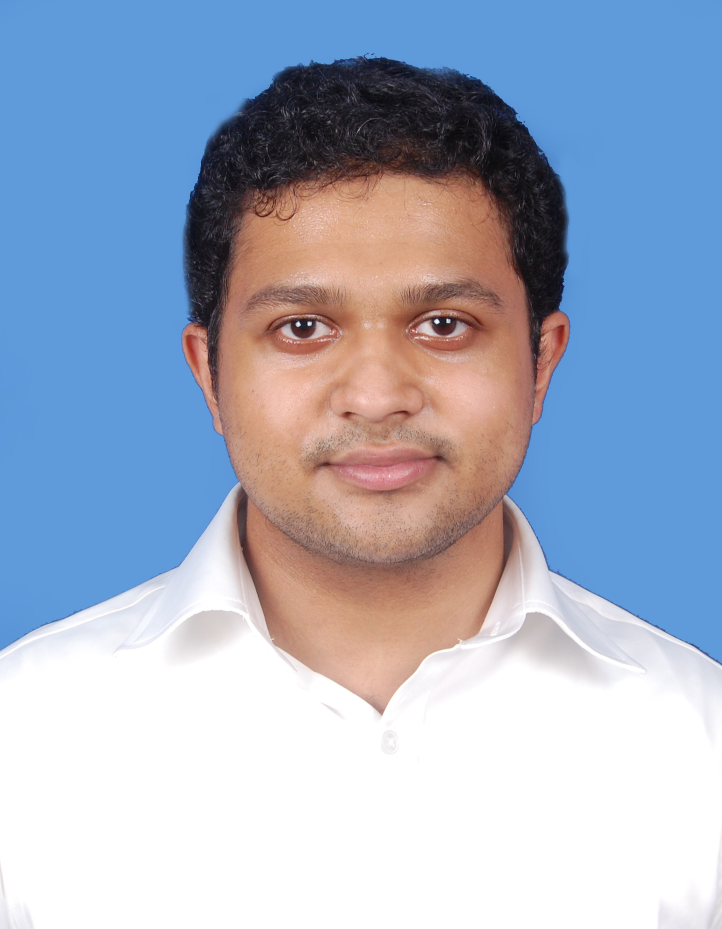
#> input picture Face_Graph/photo.jpeg, 1444 x 1857 px (shown at 1/2 size)
$ jupyter execute --allow-errors Face_Pixel_Graph.ipynb
#> lines starting #> are read from the running program, lines starting #| are printed output that depends on the picture; after the words box and inside, x2 and y2 are one past the last pixel; in counts of white or black regions, pixels touching at a corner belong together
[cell 1]
import sys
from PIL import Image
#taking image using image.open
img = Image.open("photo.jpeg")
#> img is the input picture: PIL image 1444x1857 RGB; mean R, G, B 162.5, 174.6, 195.4
# resizing width and height of image
width, height = img.size
#> width = 1444; height = 1857
aspect_ratio = height/width
#> aspect_ratio = 1.29
Width = 100
Height = aspect_ratio * Width * 0.69
#> Height = 88.73
img = img.resize((Width, int(Height)))
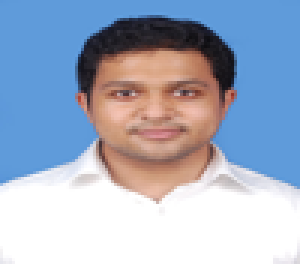
#> img: PIL image 100x88 RGB (shown 3 times larger); mean R, G, B 162.5, 174.6, 195.4
# new img size
print(img.size)
#| (100, 88)

# converting image to monochrome
img = img.convert('L')
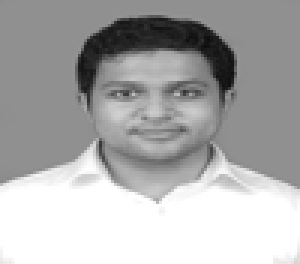
#> img: PIL image 100x88 L (shown 3 times larger); min 13, max 255, mean 173.2
print(img)
#| <PIL.Image.Image image mode=L size=100x88 at 0x7F7F793E3510>
pixels = img.getdata()
print(pixels)
#> (printed output is left out)

# character array being used to replace pixels
#charArray = ["x","s","#","&","@","$","%"," ","|",":",".",";","b","!","_","*"]
charArray = ["0","1","0","1","1","0","1"," ","0","1","0","1","0","0","1","1"]
#charArray = ["x","s","#","`","~","$","@","-","|",":",".",";","b","!","_","*"]
newPixl = [charArray[pixel//19] for pixel in pixels]
#> newPixl = 8800 items, first 6: ' ', ' ', ' ', ' ', ' ', ' '
newPixl = ''.join(newPixl)

# split string of chars into multiple strings of length equal to new width and create a list
newPix = len(newPixl)
#> newPix = 8800
ASCII = [newPixl[index:index + Width] for index in range(0, newPix, Width)]
#> ASCII = 88 items
ASCII = "\n".join(ASCII)
print(ASCII)

# write to a text file.
with open("ascii_image.txt", "w") as f:
 f.write(ASCII)

[cell 2]
newPixl = [charArray[pixel//19] for pixel in pixels]
newPixl
#> Out = 8800 items, first 6: ' ', ' ', ' ', ' ', ' ', ' '

[cell 3]
len(newPixl)
#> Out = 8800

[cell 4]
arr = newPixl
#> arr = 8800 items, first 6: ' ', ' ', ' ', ' ', ' ', ' '

[cell 5]
type(arr)

[cell 6]
arr = list(filter(lambda a: a != ' ', arr))
#> arr = 5119 items, first 6: '1', '1', '1', '0', '0', '1'

[cell 7]
def foo(l, dtype=int):
    return list(map(dtype, l))
arr = foo(arr, int)
#> arr = 5119 values, max 1 at index 0, min 0 at index 3, mean 0.282

[cell 8]
arr
#> Out has the same summary as arr

[cell 9]
import numpy as np
arr = np.asarray(arr)
(arr)
#> Out has the same summary as arr

[cell 10]
len(arr)
#> Out = 5119

[cell 11]
100*100

[cell 12]
5082-10000

[cell 13]
N = 4918
arr = np.pad(arr, (0, N), 'constant')
#> arr = 10037 values, max 1 at index 0, min 0 at index 3, mean 0.144

[cell 14]
len(arr)
#> Out = 10037

#> (a cell that did not finish here is left out)

[cell 16]
arr.resize((100,100))
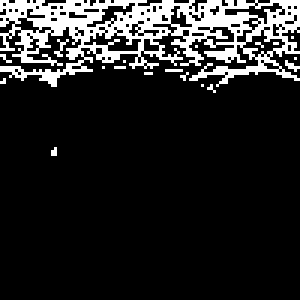
#> arr: shape (100, 100) int64 (shown 3 times larger); values 0 (black) and 1 (white), 14.4% white in thin lines or dots, all inside (x1, y1, x2, y2) = (0, 0, 100, 52)
arr

[cell 17]
#import numpy as np
#a = np.asarray(arr)
np.savetxt("arr.csv", arr, delimiter=",")

[cell 18]
import pandas as pd
import networkx as nx
import matplotlib.pyplot as plt
import csv


def make_label_dict(labels):
    l = {}
    for i, label in enumerate(labels):
        l[i] = label
    return l

input_data = pd.read_csv('arr.csv', index_col=0)
#print input_data.head
print(input_data.values)
G = nx.Graph(input_data.values)

with open('labels.csv', 'r') as f:
#> (reads Face_Graph/labels.csv from the repository)
    d_reader = csv.DictReader(f)
    headers = d_reader.fieldnames

print(headers)

label_arr= make_label_dict(headers)
#print labels

edge_labels = dict( ((u, v), d["weight"]) for u, v, d in G.edges(data=True) )
pos = nx.spring_layout(G)
nx.draw(G, pos)
#nx.draw_networkx_edge_labels(G, pos, edge_labels=edge_labels)
nx.draw(G,pos,node_size=100, labels=label_arr, with_labels=False)
plt.show()
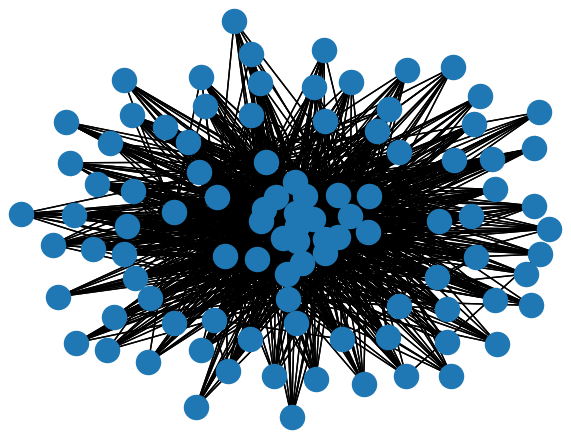
#> figure drawn by matplotlib, 1 panel

writing a gml file

[cell 19]
nx.write_gml(G, "face_graph.gml")

[cell 20]
import networkx as nx
face_graph = nx.read_gml('face_graph.gml')

[cell 21]
import matplotlib as pl
nx.draw(face_graph,pos=nx.spring_layout(face_graph))
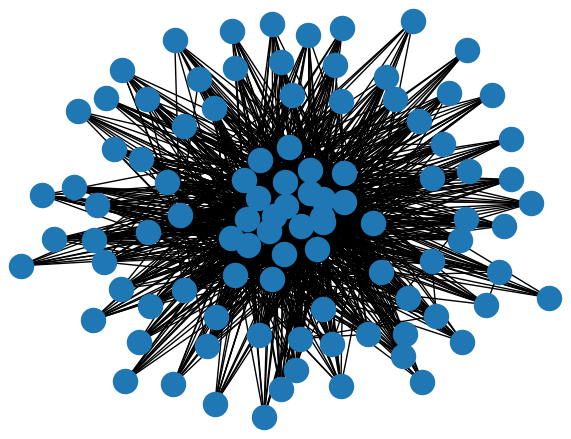
#> figure drawn by matplotlib, 1 panel
